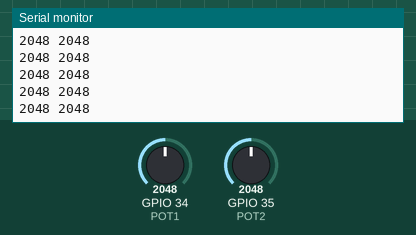
This sketch was run on a simulated ESP32. Shown: the last lines printed to the serial monitor. The inputs (shaded band) are chosen by the test bench; at power-on: GPIO 34 (POT1) = 2048, GPIO 35 (POT2) = 2048. WiFi joins after 1.5 s; servers stay silent unless stated.

Above: at 1.2 s.
1.3 s: GPIO 34 (POT1) set to 0
At 2.0 s:
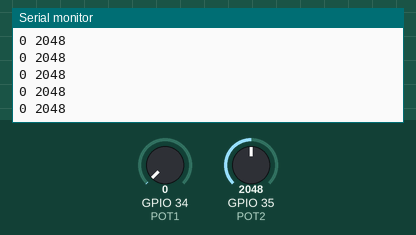
2.9 s: GPIO 35 (POT2) set to 2866
At 3.7 s:
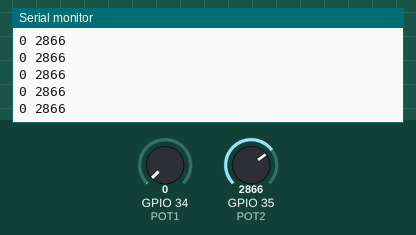
4.4 s: GPIO 34 (POT1) set to 491
At 5.5 s:
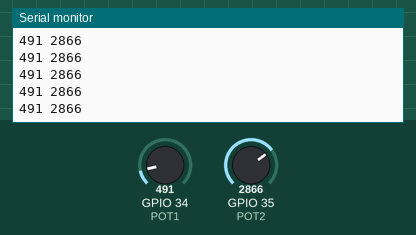
5.9 s: GPIO 35 (POT2) set to 3603
At 6.8 s:
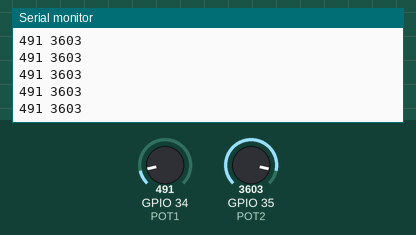
Timing chart, 0 to 8.4 s (numbered marks = the images above; inputs shaded):
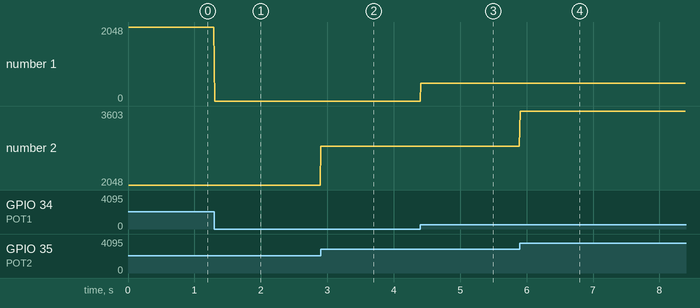

The sketch:

WiFiUDPClient.ino
```cpp
/*
 *  This sketch sends random data over UDP on a ESP32 device
 */
#include <WiFi.h>
#include <WiFiUdp.h>

//定义引脚
#define POT1 34  // 只改这里：34 → POT1
#define POT2 35  // 只改这里：新增35

#define VCC_PIN2 21 // 给传感器供电的引脚
#define VCC_PIN1 22
//采集量
int pot_value;
int pot2_value;  // 只改这里：新增第二个变量

// 平均值滤波配置 - 可自由修改窗口大小
#define FILTER_WINDOW_SIZE 1
int filter_buffer[FILTER_WINDOW_SIZE];
int filter_index = 0;
bool filter_full = false;

int filter_buffer2[FILTER_WINDOW_SIZE];  // 滤波缓冲区
int filter_index2 = 0;
bool filter_full2 = false;

// WiFi network name and password:
// const char * networkName = "fakeman";
// const char * networkPswd = "tong0707.ing";
const char * networkName = "Magic5 Pro";
const char * networkPswd = "12345678";


//IP address to send UDP data to:
// either use the ip address of the server or
// a network broadcast address
//const char * udpAddress = "10.105.245.68";//PC
const char * udpAddress = "10.105.245.224";//Board
const int udpPort = 8080;

//Are we currently connected?
boolean connected = false;

//The udp library class
WiFiUDP udp;

// 计算平均值滤波函数
int applyFilter(int newValue) {
  // 将新值存入缓冲区
  filter_buffer[filter_index] = newValue;
  filter_index++;

  // 检查缓冲区是否已满
  if(filter_index >= FILTER_WINDOW_SIZE) {
    filter_index = 0;
    filter_full = true;
  }

  // 计算平均值
  long sum = 0;
  int count = filter_full ? FILTER_WINDOW_SIZE : filter_index;

  for(int i = 0; i < count; i++) {
    sum += filter_buffer[i];
  }

  return sum / count;
}

// 只改这里：新增第二个滤波函数
int applyFilter2(int newValue) {
  filter_buffer2[filter_index2] = newValue;
  filter_index2++;

  if(filter_index2 >= FILTER_WINDOW_SIZE) {
    filter_index2 = 0;
    filter_full2 = true;
  }

  long sum = 0;
  int count = filter_full2 ? FILTER_WINDOW_SIZE : filter_index2;

  for(int i = 0; i < count; i++) {
    sum += filter_buffer2[i];
  }

  return sum / count;
}

void setup(){
      // 设置21引脚为输出模式，并输出高电平 (3.3V)
    pinMode(VCC_PIN1, OUTPUT);
    digitalWrite(VCC_PIN1, HIGH);
    pinMode(VCC_PIN2, OUTPUT);
    digitalWrite(VCC_PIN2, HIGH);
  // Initilize hardware serial:
  Serial.begin(9600);
      // ADC输入
  analogSetAttenuation(ADC_11db);
  pinMode(POT1, INPUT);
  pinMode(POT2, INPUT);
  //Connect to the WiFi network
  connectToWiFi(networkName, networkPswd);
}

void loop(){
  //读取模拟量
  pot_value = analogRead(POT1);
  pot2_value = analogRead(POT2);

  // 应用平均值滤波
  int filtered_value = applyFilter(pot_value);
  int filtered_value2 = applyFilter2(pot2_value);

  // 打印格式 → 空格分隔
  Serial.print(filtered_value);
  Serial.print(" ");
  Serial.println(filtered_value2);

  //only send data when connected
  if(connected){
    //Send a packet
    udp.beginPacket(udpAddress,udpPort);
    udp.print(filtered_value);
    udp.print(" ");
    udp.println(filtered_value2);
    udp.endPacket();
  }

  //Wait for 1 ms
  delay(1);
}

void connectToWiFi(const char * ssid, const char * pwd){
  Serial.println("Connecting to WiFi network: " + String(ssid));

  // delete old config
  WiFi.disconnect(true);
  //register event handler
  WiFi.onEvent(WiFiEvent);

  //Initiate connection
  WiFi.begin(ssid, pwd);

  Serial.println("Waiting for WIFI connection...");
}

//wifi event handler
void WiFiEvent(WiFiEvent_t event){
    switch(event) {
      case ARDUINO_EVENT_WIFI_STA_GOT_IP:
          //When connected set
          Serial.print("WiFi connected! IP address: ");
          Serial.println(WiFi.localIP());
          //initializes the UDP state
          //This initializes the transfer buffer
          udp.begin(WiFi.localIP(),udpPort);
          connected = true;
          break;
      case ARDUINO_EVENT_WIFI_STA_DISCONNECTED:
          Serial.println("WiFi lost connection");
          connected = false;
          break;
      default: break;
    }
}
```

Measured:
- after the input at 1.3 s, the serial monitor: prints a new line at once (image 1)
- after the input at 2.9 s, the serial monitor: prints a new line at once (image 2)
- after the input at 4.4 s, the serial monitor: prints a new line at once (image 3)
- after the input at 5.9 s, the serial monitor: prints a new line at once (image 4)
- plotted number 1: 2048 → 0 after the input at 1.3 s, 0 → 491 after the input at 4.4 s
- plotted number 2: 2048 → 2866 after the input at 2.9 s, 2866 → 3603 after the input at 5.9 s
